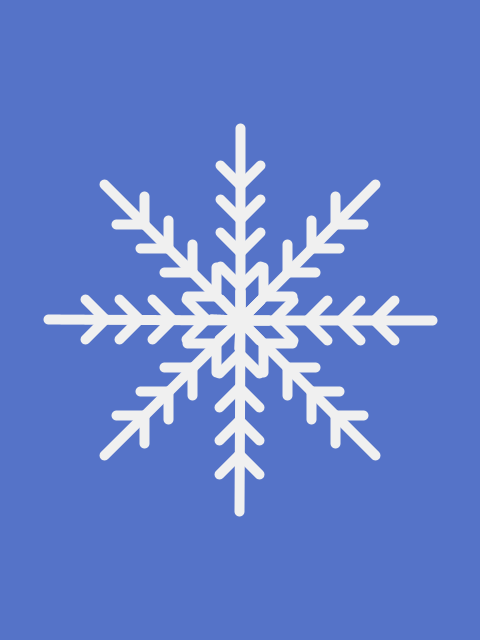
Frame 1 (no input)
Frame 2 (the mouse pressed at the canvas centre, redrawn once): identical to frame 1, image omitted

The Processing sketch that drew this single still picture (run headless with seeded random() and noise(); the mouse was pressed at the canvas centre and the sketch redrawn once):

// Processing sketch: frozen
// ── frozen.pde
// Manuale di Programmazione Cinematografica - Volume 1
// Daniele Olmisani, 2016

// Frozen


final color PAPER = color(85, 115, 200);
final color INK = color(240, 240, 240);

final int COUNT = 8;


void setup() {
  size(480, 640);
  noLoop();
}


void draw() {
  
  float s = min(width, height) / 48; 
  
  translate(width/2.0, height/2.0);
  
  background(PAPER);
  
  stroke(INK);
  strokeWeight(s);
  
  for (int i=0; i<COUNT; i++) {
    line(0, 0, 0.4*width, 0);
    for (int k=0; k<5; k++) {
      float step = 0.07*k*width;
      line(step, 0, step+2*s, 2*s);
      line(step, 0, step+2*s, -2*s);
    }
    rotate(TWO_PI / COUNT);
  }
  
  save("frozen.png");
}
